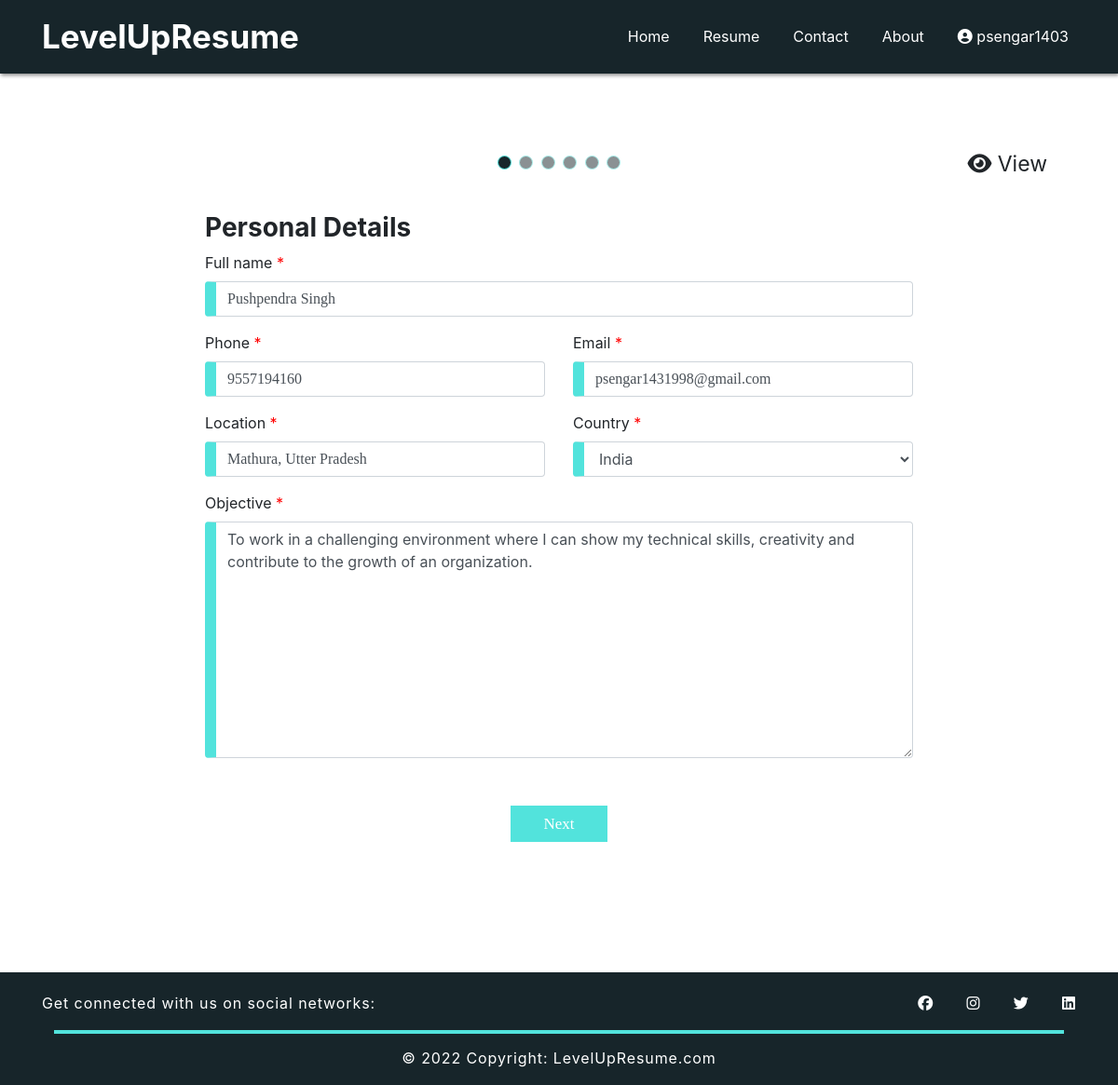
Page /resumemultistepform.php (signed in) on the committed database.
### tables this page shows
CREATE TABLE `userpersonaldetails` (
  `sno` int(11) NOT NULL,
  `userimage` longblob NOT NULL,
  `username` varchar(100) NOT NULL,
  `fullname` varchar(100) NOT NULL,
  `phone` varchar(12) NOT NULL,
  `email` varchar(100) NOT NULL,
  `location` varchar(100) NOT NULL,
  `country` varchar(100) NOT NULL,
  `objective` text NOT NULL,
  `userpassword` varchar(100) NOT NULL
);

### multiformpages/personaldata.php (shortened to what this page needs)
<?php
$userid = $_SESSION['user_id'];
$personaldatasql = "SELECT * FROM `userpersonaldetails` WHERE sno = $userid";
$resultque = mysqli_query($conn, $personaldatasql);
$row = mysqli_fetch_array($resultque);
?>
<div class="row">
    <div class="col-md-12">
        <div class="form-group">
            <label for="fullname">Full name <span style="color: red;">*</span></label>
            <input type="text" name="fullname" class="form-control" id="fullname" placeholder="Full name *"
                value="<?php echo $row['fullname']; ?>" >
        </div>
    </div>
</div>
<div class="row">
    <div class="col-md-6">
        <div class="form-group">
            <label for="phone">Phone <span style="color: red;">*</span></label>
            <input type="text" name="phone" class="form-control" id="phone" placeholder="9999-9999-99 *" maxlength="10"
                value="<?php echo $row['phone']; ?>" >
        </div>
    </div>
    <div class="col-md-6">
        <div class="form-group">
            <label for="email">Email <span style="color: red;">*</span></label>
            <input type="text" name="email" class="form-control" id="email" placeholder="username@example.com *"
                value="<?php echo $row['email']; ?>" >
        </div>
    </div>
</div>
<div class="row">
    <div class="col-md-6">
        <div class="form-group">
            <label for="location">Location <span style="color: red;">*</span></label>
            <input type="text" name="location" class="form-control" id="location" placeholder="Noida, Utter Pradesh *"
                value="<?php echo $row['location']; ?>" >
        </div>
    </div>
    <div class="col-md-6">
        <div class="form-group">
            <label for="select-skill">Country <span style="color: red;">*</span></label>
            <select name="country" class="form-control" id="select-skill" >
                <option selected="selected">
                    <?php echo $row['country']; ?>
                </option>
            </select>
        </div>
    </div>
</div>
<div class="form-group">
    <label for="intro">Objective <span style="color: red;">*</span></label>
    <textarea name="objective" id="" cols="30" rows="10" class="form-control" id="intro"
        placeholder="Write about yourself (min 200 characters) *" ><?php echo $row['objective']; ?></textarea>
</div>

### style.css (style rules this page uses)
* { padding: 0px; margin: 0px; box-sizing: border-box; }
body { font-family: "Helvatica" san-serif; font-size: 16px; }
input[type=email], input[type=password], input[type=text], #select-skill, .select-option, textarea { width: 100% !important; border-left: 12px solid rgb(82, 227, 220) !important; }
input { padding: 10px; width: 100%; font-size: 17px; font-family: Raleway; border: 1px solid #aaaaaa; }

### rows in the picture
userpersonaldetails: fullname "Pushpendra Singh", phone "9557194160", email "psengar1431998@gmail.com", location "Mathura, Utter Pradesh", country "India", objective "To work in a challenging environment where I can show my technical skills, creativity and contribute to the growth of an organization."

### other values in the picture
$_SESSION['username'] "psengar1403"
